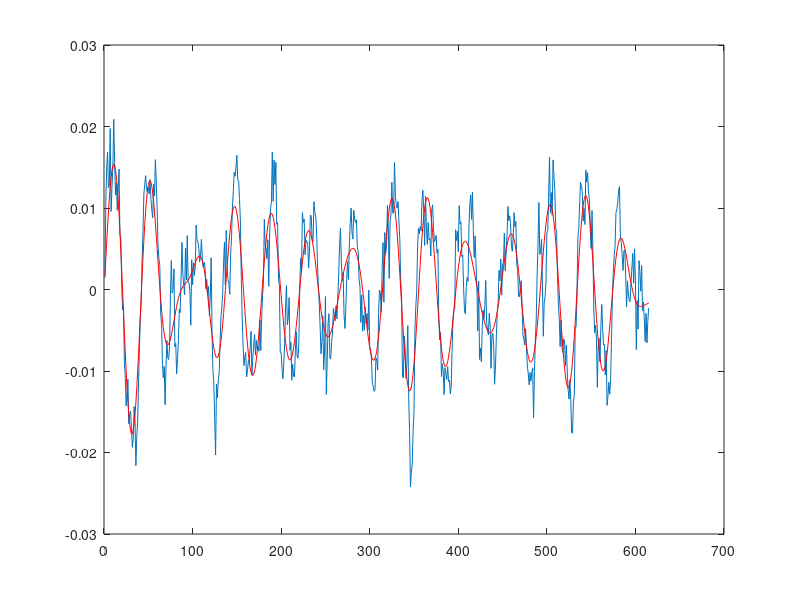
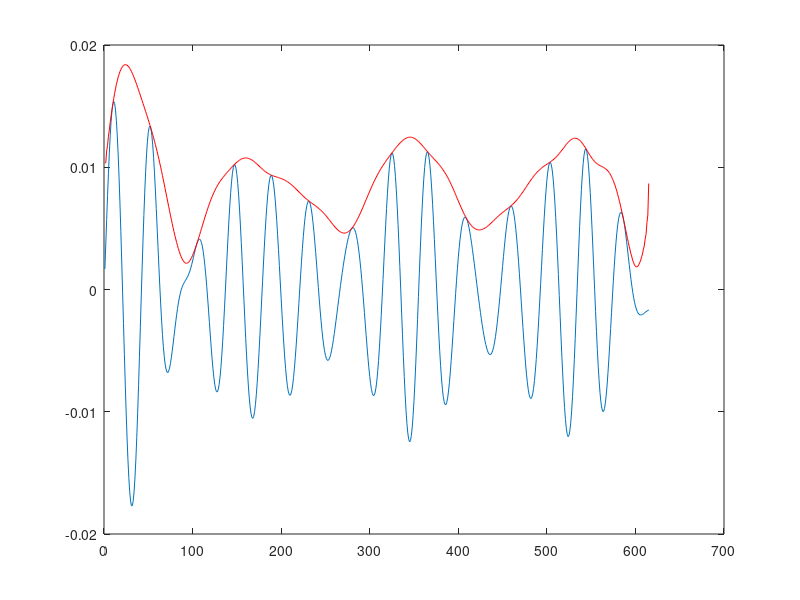

The MATLAB script that drew these images, in order: (Note: this script raises an error after producing the figures.)
%%Experiment 2:

close all;
clear all;
clc;

fe = 1000;
M = load('mesurepoutre.dat');
M = resample(M, 1, 100);
[N, Wn]= cheb1ord(0.06, 0.1, 0.5, 20);
[b, a] =cheby1(N, 0.5, Wn);
H = filtfilt(b,a, M);
figure();
plot((1:length(M)),M,(1:length(M)), H, 'r')

%%Part 3

xa= hilbert(H);
figure();
plot((1:length(M)), H, (1:length(M)), abs(xa), 'r');

%%part 4

phi = unwrap(angle(xa));
g =diffe(11, fe/100);
figure();
stem(g);
f = filter(g, 1, phi)/(2*pi);
figure();
plot(abs(f))
